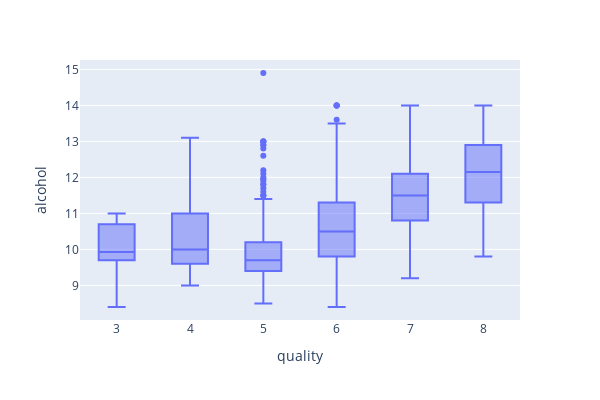

Source (notebook cell):
### Code cell
fig = px.box(df, x="quality", y="alcohol",width=600, height=400)
fig.show()

### Figure 1 — Plotly figure (JSON) as saved in the notebook; plotly's stock layout.template omitted (floating-point values rounded to 4 significant figures; data arrays with more than 128 entries replaced by an {"elided": "..."} marker saying what was removed)
{"data": [{"alignmentgroup": "True", "hovertemplate": "quality=%{x}<br>alcohol=%{y}<extra></extra>", "legendgroup": "", "marker": {"color": "#636efa"}, "name": "", "notched": false, "offsetgroup": "", "orientation": "v", "showlegend": false, "type": "box", "x": {"elided": "1599 int values"}, "x0": " ", "xaxis": "x", "y": {"elided": "1599 float values"}, "y0": " ", "yaxis": "y"}], "layout": {"boxmode": "group", "height": 400, "legend": {"tracegroupgap": 0}, "margin": {"t": 60}, "width": 600, "xaxis": {"anchor": "y", "domain": [0, 1], "title": {"text": "quality"}}, "yaxis": {"anchor": "x", "domain": [0, 1], "title": {"text": "alcohol"}}}}
